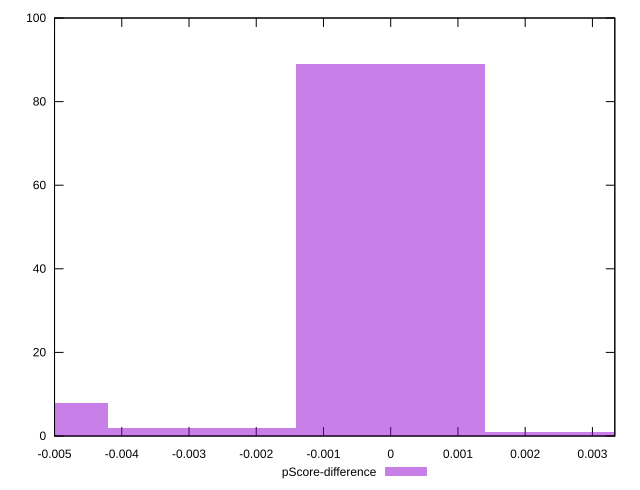

Source code (gnuplot):
reset

$pScoreDifference <<EOF
-0.005606859770969566 8
0 89
-0.002803429885484783 2
0.002803429885484783 1
EOF

set key outside below
set boxwidth 0.002803429885484783
set xrange [-0.0050000000000000044:0.0033333333333332993]
set yrange [0:100]
set trange [0:100]
set style fill transparent solid 0.5 noborder
set terminal svg size 640, 490 enhanced background rgb 'white'
set output "report_00018_2021-02-10T15-25-16.877Z/unminified-css/samples/pages/pScore-difference/histogram.svg"

plot $pScoreDifference title "pScore-difference" with boxes

reset
